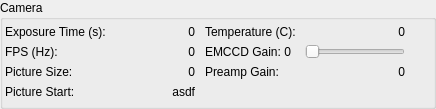
<?xml version="1.0" encoding="UTF-8"?>
<ui version="4.0">
 <class>GroupBox</class>
 <widget class="QGroupBox" name="GroupBox">
  <property name="geometry">
   <rect>
    <x>0</x>
    <y>0</y>
    <width>436</width>
    <height>109</height>
   </rect>
  </property>
  <property name="sizePolicy">
   <sizepolicy hsizetype="Preferred" vsizetype="Maximum">
    <horstretch>0</horstretch>
    <verstretch>0</verstretch>
   </sizepolicy>
  </property>
  <property name="minimumSize">
   <size>
    <width>0</width>
    <height>0</height>
   </size>
  </property>
  <property name="windowTitle">
   <string>GroupBox</string>
  </property>
  <property name="title">
   <string>Camera</string>
  </property>
  <layout class="QHBoxLayout" name="horizontalLayout_8">
   <property name="spacing">
    <number>10</number>
   </property>
   <property name="margin">
    <number>2</number>
   </property>
   <item>
    <layout class="QVBoxLayout" name="verticalLayout_2">
     <property name="spacing">
      <number>0</number>
     </property>
     <item>
      <layout class="QHBoxLayout" name="horizontalLayout">
       <item>
        <widget class="QLabel" name="exposureTimeLabel">
         <property name="sizePolicy">
          <sizepolicy hsizetype="Preferred" vsizetype="Preferred">
           <horstretch>0</horstretch>
           <verstretch>0</verstretch>
          </sizepolicy>
         </property>
         <property name="minimumSize">
          <size>
           <width>100</width>
           <height>20</height>
          </size>
         </property>
         <property name="maximumSize">
          <size>
           <width>10000</width>
           <height>16777215</height>
          </size>
         </property>
         <property name="text">
          <string>Exposure Time (s):</string>
         </property>
        </widget>
       </item>
       <item>
        <widget class="QLabel" name="exposureTimeText">
         <property name="sizePolicy">
          <sizepolicy hsizetype="Preferred" vsizetype="Preferred">
           <horstretch>0</horstretch>
           <verstretch>0</verstretch>
          </sizepolicy>
         </property>
         <property name="minimumSize">
          <size>
           <width>50</width>
           <height>0</height>
          </size>
         </property>
         <property name="maximumSize">
          <size>
           <width>100000</width>
           <height>16777215</height>
          </size>
         </property>
         <property name="layoutDirection">
          <enum>Qt::LeftToRight</enum>
         </property>
         <property name="frameShape">
          <enum>QFrame::NoFrame</enum>
         </property>
         <property name="text">
          <string>0</string>
         </property>
         <property name="alignment">
          <set>Qt::AlignRight|Qt::AlignTrailing|Qt::AlignVCenter</set>
         </property>
        </widget>
       </item>
      </layout>
     </item>
     <item>
      <layout class="QHBoxLayout" name="horizontalLayout_4">
       <item>
        <widget class="QLabel" name="FPSLabel">
         <property name="sizePolicy">
          <sizepolicy hsizetype="Preferred" vsizetype="Preferred">
           <horstretch>0</horstretch>
           <verstretch>0</verstretch>
          </sizepolicy>
         </property>
         <property name="minimumSize">
          <size>
           <width>100</width>
           <height>20</height>
          </size>
         </property>
         <property name="maximumSize">
          <size>
           <width>10000</width>
           <height>16777215</height>
          </size>
         </property>
         <property name="text">
          <string>FPS (Hz):</string>
         </property>
        </widget>
       </item>
       <item>
        <widget class="QLabel" name="FPSText">
         <property name="sizePolicy">
          <sizepolicy hsizetype="Preferred" vsizetype="Preferred">
           <horstretch>0</horstretch>
           <verstretch>0</verstretch>
          </sizepolicy>
         </property>
         <property name="minimumSize">
          <size>
           <width>50</width>
           <height>0</height>
          </size>
         </property>
         <property name="maximumSize">
          <size>
           <width>10000</width>
           <height>16777215</height>
          </size>
         </property>
         <property name="layoutDirection">
          <enum>Qt::LeftToRight</enum>
         </property>
         <property name="text">
          <string>0</string>
         </property>
         <property name="alignment">
          <set>Qt::AlignRight|Qt::AlignTrailing|Qt::AlignVCenter</set>
         </property>
        </widget>
       </item>
      </layout>
     </item>
     <item>
      <layout class="QHBoxLayout" name="horizontalLayout_6">
       <item>
        <widget class="QLabel" name="pictureSizeLabel">
         <property name="sizePolicy">
          <sizepolicy hsizetype="Preferred" vsizetype="Preferred">
           <horstretch>0</horstretch>
           <verstretch>0</verstretch>
          </sizepolicy>
         </property>
         <property name="minimumSize">
          <size>
           <width>100</width>
           <height>20</height>
          </size>
         </property>
         <property name="maximumSize">
          <size>
           <width>10000</width>
           <height>16777215</height>
          </size>
         </property>
         <property name="text">
          <string>Picture Size:</string>
         </property>
        </widget>
       </item>
       <item>
        <widget class="QLabel" name="pictureSizeText">
         <property name="sizePolicy">
          <sizepolicy hsizetype="Preferred" vsizetype="Preferred">
           <horstretch>0</horstretch>
           <verstretch>0</verstretch>
          </sizepolicy>
         </property>
         <property name="minimumSize">
          <size>
           <width>90</width>
           <height>0</height>
          </size>
         </property>
         <property name="maximumSize">
          <size>
           <width>10000</width>
           <height>16777215</height>
          </size>
         </property>
         <property name="layoutDirection">
          <enum>Qt::LeftToRight</enum>
         </property>
         <property name="text">
          <string>0</string>
         </property>
         <property name="alignment">
          <set>Qt::AlignRight|Qt::AlignTrailing|Qt::AlignVCenter</set>
         </property>
        </widget>
       </item>
      </layout>
     </item>
     <item>
      <layout class="QHBoxLayout" name="horizontalLayout_7">
       <item>
        <widget class="QLabel" name="pictureStartLabel">
         <property name="minimumSize">
          <size>
           <width>0</width>
           <height>20</height>
          </size>
         </property>
         <property name="text">
          <string>Picture Start:</string>
         </property>
        </widget>
       </item>
       <item>
        <widget class="QLabel" name="pictureStartText">
         <property name="text">
          <string>asdf</string>
         </property>
         <property name="alignment">
          <set>Qt::AlignRight|Qt::AlignTrailing|Qt::AlignVCenter</set>
         </property>
        </widget>
       </item>
      </layout>
     </item>
     <item>
      <spacer name="verticalSpacer_2">
       <property name="orientation">
        <enum>Qt::Vertical</enum>
       </property>
       <property name="sizeHint" stdset="0">
        <size>
         <width>20</width>
         <height>0</height>
        </size>
       </property>
      </spacer>
     </item>
    </layout>
   </item>
   <item>
    <layout class="QVBoxLayout" name="verticalLayout">
     <property name="spacing">
      <number>0</number>
     </property>
     <item>
      <layout class="QHBoxLayout" name="horizontalLayout_2">
       <item>
        <widget class="QLabel" name="temperatureLabel">
         <property name="sizePolicy">
          <sizepolicy hsizetype="Preferred" vsizetype="Preferred">
           <horstretch>0</horstretch>
           <verstretch>0</verstretch>
          </sizepolicy>
         </property>
         <property name="minimumSize">
          <size>
           <width>100</width>
           <height>20</height>
          </size>
         </property>
         <property name="maximumSize">
          <size>
           <width>10000</width>
           <height>16777215</height>
          </size>
         </property>
         <property name="text">
          <string>Temperature (C):</string>
         </property>
        </widget>
       </item>
       <item>
        <widget class="QLabel" name="temperatureText">
         <property name="sizePolicy">
          <sizepolicy hsizetype="Preferred" vsizetype="Preferred">
           <horstretch>0</horstretch>
           <verstretch>0</verstretch>
          </sizepolicy>
         </property>
         <property name="minimumSize">
          <size>
           <width>50</width>
           <height>0</height>
          </size>
         </property>
         <property name="maximumSize">
          <size>
           <width>10000</width>
           <height>16777215</height>
          </size>
         </property>
         <property name="layoutDirection">
          <enum>Qt::LeftToRight</enum>
         </property>
         <property name="text">
          <string>0</string>
         </property>
         <property name="alignment">
          <set>Qt::AlignRight|Qt::AlignTrailing|Qt::AlignVCenter</set>
         </property>
        </widget>
       </item>
      </layout>
     </item>
     <item>
      <layout class="QHBoxLayout" name="horizontalLayout_3">
       <item>
        <widget class="QLabel" name="EMCCDLabel">
         <property name="sizePolicy">
          <sizepolicy hsizetype="Preferred" vsizetype="Preferred">
           <horstretch>0</horstretch>
           <verstretch>0</verstretch>
          </sizepolicy>
         </property>
         <property name="minimumSize">
          <size>
           <width>100</width>
           <height>20</height>
          </size>
         </property>
         <property name="maximumSize">
          <size>
           <width>10000</width>
           <height>16777215</height>
          </size>
         </property>
         <property name="text">
          <string>EMCCD Gain: 0</string>
         </property>
        </widget>
       </item>
       <item>
        <widget class="QSlider" name="EMCCDSlider">
         <property name="sizePolicy">
          <sizepolicy hsizetype="Preferred" vsizetype="Preferred">
           <horstretch>0</horstretch>
           <verstretch>0</verstretch>
          </sizepolicy>
         </property>
         <property name="minimumSize">
          <size>
           <width>100</width>
           <height>0</height>
          </size>
         </property>
         <property name="maximumSize">
          <size>
           <width>10000</width>
           <height>16777215</height>
          </size>
         </property>
         <property name="maximum">
          <number>100</number>
         </property>
         <property name="value">
          <number>0</number>
         </property>
         <property name="orientation">
          <enum>Qt::Horizontal</enum>
         </property>
        </widget>
       </item>
      </layout>
     </item>
     <item>
      <layout class="QHBoxLayout" name="horizontalLayout_5">
       <item>
        <widget class="QLabel" name="preampGainLabel">
         <property name="sizePolicy">
          <sizepolicy hsizetype="Preferred" vsizetype="Preferred">
           <horstretch>0</horstretch>
           <verstretch>0</verstretch>
          </sizepolicy>
         </property>
         <property name="minimumSize">
          <size>
           <width>100</width>
           <height>20</height>
          </size>
         </property>
         <property name="maximumSize">
          <size>
           <width>10000</width>
           <height>16777215</height>
          </size>
         </property>
         <property name="text">
          <string>Preamp Gain:</string>
         </property>
        </widget>
       </item>
       <item>
        <widget class="QLabel" name="preampGainText">
         <property name="sizePolicy">
          <sizepolicy hsizetype="Preferred" vsizetype="Preferred">
           <horstretch>0</horstretch>
           <verstretch>0</verstretch>
          </sizepolicy>
         </property>
         <property name="minimumSize">
          <size>
           <width>50</width>
           <height>0</height>
          </size>
         </property>
         <property name="maximumSize">
          <size>
           <width>10000</width>
           <height>16777215</height>
          </size>
         </property>
         <property name="layoutDirection">
          <enum>Qt::LeftToRight</enum>
         </property>
         <property name="text">
          <string>0</string>
         </property>
         <property name="alignment">
          <set>Qt::AlignRight|Qt::AlignTrailing|Qt::AlignVCenter</set>
         </property>
        </widget>
       </item>
      </layout>
     </item>
     <item>
      <spacer name="verticalSpacer">
       <property name="orientation">
        <enum>Qt::Vertical</enum>
       </property>
       <property name="sizeHint" stdset="0">
        <size>
         <width>20</width>
         <height>0</height>
        </size>
       </property>
      </spacer>
     </item>
    </layout>
   </item>
   <item>
    <spacer name="horizontalSpacer">
     <property name="orientation">
      <enum>Qt::Horizontal</enum>
     </property>
     <property name="sizeHint" stdset="0">
      <size>
       <width>71</width>
       <height>20</height>
      </size>
     </property>
    </spacer>
   </item>
  </layout>
 </widget>
 <resources/>
 <connections/>
</ui>
